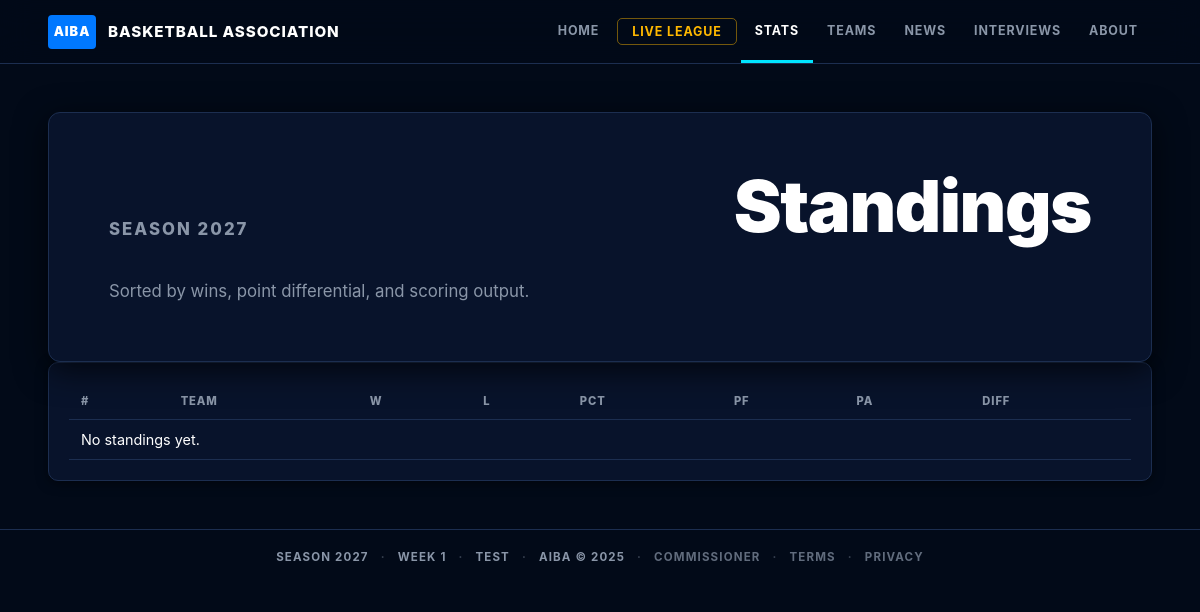
Screenshot of /standings with the database file from the repository.
### tables this page shows
CREATE TABLE league_state (
            id           INTEGER PRIMARY KEY,
            current_week INTEGER DEFAULT 1,
            season_year  INTEGER DEFAULT 2025,
            last_updated TEXT
        , mode TEXT DEFAULT 'test', official_started INTEGER DEFAULT 0, phase TEXT DEFAULT 'regular_season', offseason_stage TEXT, offseason_from_season INTEGER);

### web_app.py (the view)
@app.route("/standings")
def standings():
    def load(conn):
        state = q.get_state(conn)
        if not state:
            return None
        return {
            "state": state,
            "standings": q.standings(conn, state["season_year"]),
        }
    data = with_conn(load)
    if not data:
        return render_no_league()
    return render_template("standings.html", **data, active="standings")

### league/database.py (called while the page is built)
def get_connection():
    conn = sqlite3.connect(DB_PATH)
    conn.row_factory = sqlite3.Row
    conn.execute("PRAGMA foreign_keys = ON")
    return conn

### league/web_queries.py (called while the page is built)
def dicts(rows):
    return [dict(row) for row in rows]

def one(row):
    return dict(row) if row else None

def get_state(conn):
    return one(conn.execute("SELECT * FROM league_state WHERE id = 1").fetchone())

def get_site_chrome(conn):
    return {
        "state": get_state(conn),
        "teams": dicts(conn.execute(
            "SELECT id, city, name, abbreviation FROM teams ORDER BY city"
        ).fetchall()),
    }

### web_app.py (called while the page is built)
def with_conn(callback):
    create_tables()
    conn = get_connection()
    try:
        return callback(conn)
    finally:
        conn.close()

@app.context_processor
def inject_chrome():
    def load():
        return with_conn(q.get_site_chrome)
    try:
        chrome = load()
    except Exception:
        chrome = {"state": None, "teams": []}
    return chrome

### templates/standings.html (shortened to what this page needs)
{% extends "base.html" %}
{% from "partials.html" import standings_table %}
{% block content %}
<section class="page-hero compact">
  <p class="eyebrow">Season {{ state.season_year }}</p>
  <h1>Standings</h1>
  <p>Sorted by wins, point differential, and scoring output.</p>
</section>
<section class="panel full">
  {{ standings_table(standings) }}
</section>
{% endblock %}

### templates/base.html (shortened to what this page needs)
<!doctype html>
<html lang="en">
<head>
  <link rel="stylesheet" href="{{ url_for('static', filename='site.css') }}">
</head>
<body>
  <header class="site-header">
    <a class="brand" href="{{ url_for('home') }}">
      <span class="brand-mark">AIBA</span>
      <span class="brand-copy">Basketball Association</span>
    </a>
    <nav class="nav" aria-label="Primary">
      <a class="{{ 'active' if active == 'home' else '' }}" href="{{ url_for('home') }}">Home</a>
      <a class="nav-cta {{ 'active' if active == 'live_league' else '' }}" href="{{ url_for('live_league') }}">Live League</a>
      <div class="nav-group">
        <a class="{{ 'active' if active in ('standings','scores','leaders') else '' }}" href="{{ url_for('standings') }}">Stats</a>
      </div>
      <div class="nav-group">
        <a class="{{ 'active' if active in ('teams','players') else '' }}" href="{{ url_for('teams') }}">Teams</a>
      </div>
      <a class="{{ 'active' if active == 'news' else '' }}" href="{{ url_for('news') }}">News</a>
      <a class="{{ 'active' if active == 'interviews' else '' }}" href="{{ url_for('interviews') }}">Interviews</a>
      <div class="nav-group">
        <a class="{{ 'active' if active in ('about','contact') else '' }}" href="{{ url_for('about') }}">About</a>
      </div>
    </nav>
  </header>
  <main>
    {% block content %}{% endblock %}
  </main>
  <footer class="footer">
    <span>Season {{ state.season_year if state else "—" }}</span>
    <span>Week {{ state.current_week if state else "—" }}</span>
    <span>{{ state.mode|upper if state else "NO LEAGUE" }}</span>
    <span>AIBA &copy; 2025</span>
    <span><a href="{{ url_for('commissioner') }}" style="color:inherit;opacity:0.7;">Commissioner</a></span>
    <span><a href="{{ url_for('terms') }}" style="color:inherit;opacity:0.7;">Terms</a></span>
    <span><a href="{{ url_for('privacy') }}" style="color:inherit;opacity:0.7;">Privacy</a></span>
  </footer>
</body>
</html>

### static/site.css (style rules this page uses)
:root { --bg: #020A18; --surface: #08132B; --surface-2: #0d1c3a; --surface-3: #142444; --border: #1c2e50; --border-bright: #2e4570; --text: #FFFFFF; --muted: #8A96A8; --accent: #00E5FF; --accent-light: #3DF3FF; --accent-glow: rgba(0, 229, 255, 0.15); --blue: #0078FF; --gold: #FFB800; --gold-hover: #CC9400; --gold-light: #FFD166; --gold-glow: rgba(255, 184, 0, 0.25); --silver: #C0C0C0; --green: #22c55e; --red: #ef4444; --shadow: 0 8px 32px rgba(0, 0, 0, 0.7); --shadow-sm: 0 2px 12px rgba(0, 0, 0, 0.5); }
* { box-sizing: border-box; }
html { scroll-behavior: smooth; }
body { margin: 0; background: var(--bg); color: var(--text); font-family: -apple-system, BlinkMacSystemFont, "Segoe UI", Roboto, "Helvetica Neue", Arial, sans-serif; }
a { color: inherit; text-decoration: none; }
.site-header { position: sticky; top: 0; z-index: 100; display: flex; align-items: center; justify-content: space-between; gap: 16px; padding: 0 clamp(16px, 4vw, 48px); height: 64px; background: rgba(2, 10, 24, 0.96); border-bottom: 1px solid var(--border); backdrop-filter: blur(16px); }
.brand { display: flex; align-items: center; gap: 12px; text-decoration: none; flex-shrink: 0; }
.brand-mark { display: inline-flex; align-items: center; justify-content: center; width: 48px; height: 34px; background: var(--blue); color: white; font-size: 0.8rem; font-weight: 900; letter-spacing: 0.08em; border-radius: 4px; }
.brand-copy { font-size: 0.95rem; font-weight: 800; text-transform: uppercase; letter-spacing: 0.06em; color: var(--text); }
.nav { display: flex; align-items: stretch; height: 100%; gap: 0; }
.nav a { display: flex; align-items: center; padding: 0 14px; font-size: 0.78rem; font-weight: 700; text-transform: uppercase; letter-spacing: 0.07em; color: var(--muted); border-bottom: 3px solid transparent; transition: color 0.15s, border-color 0.15s; }
.nav a.active { color: white; border-bottom-color: var(--accent); }
.nav a.nav-cta { color: var(--gold); border: 1px solid rgba(255, 184, 0, 0.45); border-radius: 5px; padding: 5px 14px; margin: auto 4px; }
.nav-group { position: relative; display: flex; align-items: stretch; }
main { width: min(1440px, 100%); margin: 0 auto; padding: clamp(20px, 4vw, 48px); }
.league-hero, .team-hero, .player-hero, .game-hero, .commissioner-hero, .page-hero { position: relative; overflow: hidden; padding: clamp(28px, 5vw, 60px); border: 1px solid var(--border); border-radius: 12px; background: var(--surface); box-shadow: var(--shadow); }
.league-hero, .team-hero, .player-hero, .game-hero, .commissioner-hero, .page-hero { display: grid; grid-template-columns: minmax(0, 1.3fr) auto; gap: 28px; align-items: end; min-height: 240px; }
.eyebrow { margin: 0 0 12px; color: var(--accent); font-size: 0.72rem; font-weight: 800; text-transform: uppercase; letter-spacing: 0.12em; }
h1 { margin: 0; font-size: clamp(2.2rem, 6vw, 5.5rem); font-weight: 900; line-height: 0.92; letter-spacing: -0.02em; color: var(--text); }
p { overflow-wrap: anywhere; }
.league-hero p, .page-hero p, .team-hero p, .player-hero p, .game-hero p, .commissioner-hero p { max-width: 640px; margin: 14px 0 0; color: var(--muted); font-size: 1.05rem; }
.panel { padding: 20px; border: 1px solid var(--border); background: var(--surface); border-radius: 10px; box-shadow: var(--shadow-sm); }
.footer { display: flex; flex-wrap: wrap; gap: 12px; justify-content: center; align-items: center; padding: 20px 28px; border-top: 1px solid var(--border); color: var(--muted); font-size: 0.72rem; font-weight: 700; text-transform: uppercase; letter-spacing: 0.1em; }
.footer span::before { content: "·"; margin-right: 12px; opacity: 0.4; }
.footer span:first-child::before { display: none; }

### rows the page displays
league_state: season_year "2027", current_week "1", mode "TEST"
